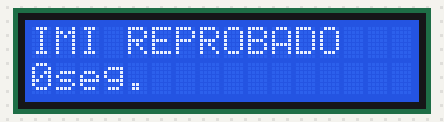
This sketch was run on a simulated Arduino Uno, built with avr-gcc and run on an emulated ATmega328P. On the bench: 16×2 character LCD.

Above: at 0.1 s.
At 4.1 s:
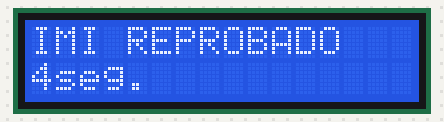
At 9.1 s:
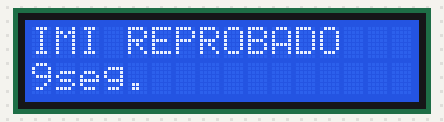
At 19.1 s:
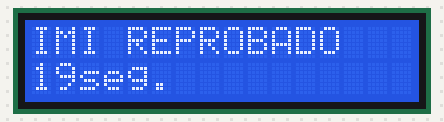
At 29.1 s:
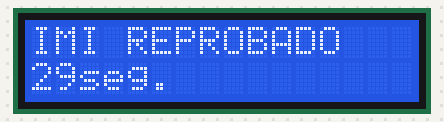
At 39.1 s:
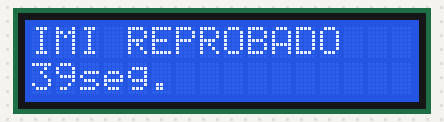

The sketch:

codigo_para_pantalla_lcd.ino
```cpp
#include <LiquidCrystal.h> // import libreria

LiquidCrystal lcd(7, 6, 5, 4, 3 ,2); // pines RS, E, D4, D5, D6 ,D7 de modulo


void setup(){
  lcd.begin(16,2); //inicializa a display de  16 columnas y 2 lineas
}

void loop(){
  lcd.setCursor(0,0); // ubica cursor en columna 0 , linea 0
  lcd.print("IMI REPROBADO"); // escribe el texto en pantalla
  lcd.setCursor(0,1); //ubica el cursor en comuna 0 , linea 1
  lcd.print(millis()/1000); // escribe el valor en segundos devuelto por funciones
  lcd.print("seg."); // imprime a continuacion segundos
}
```

Measured:
- what the display in image 1 shows lasts 1.0 s, from 4.0 s to 5.0 s
